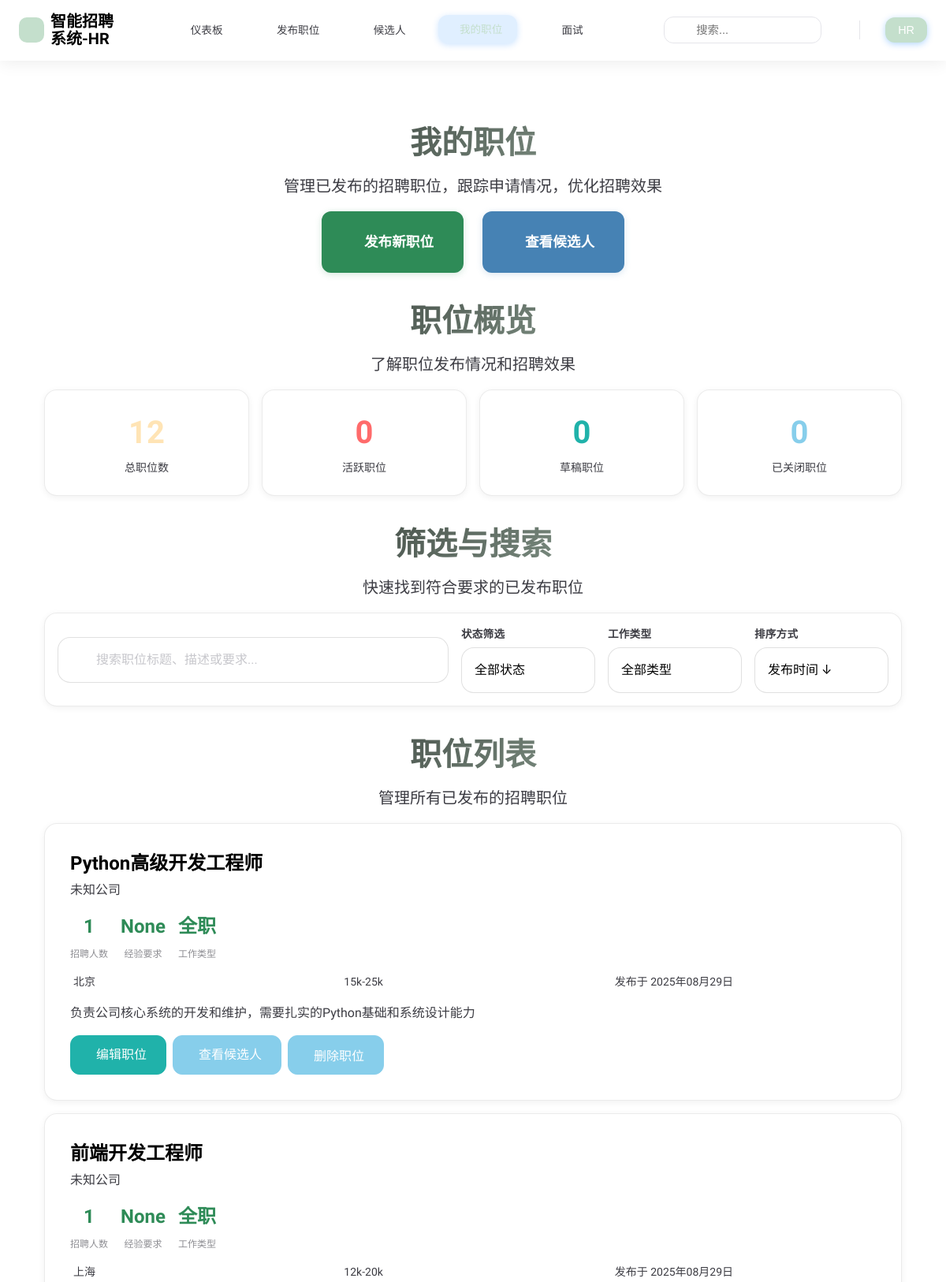
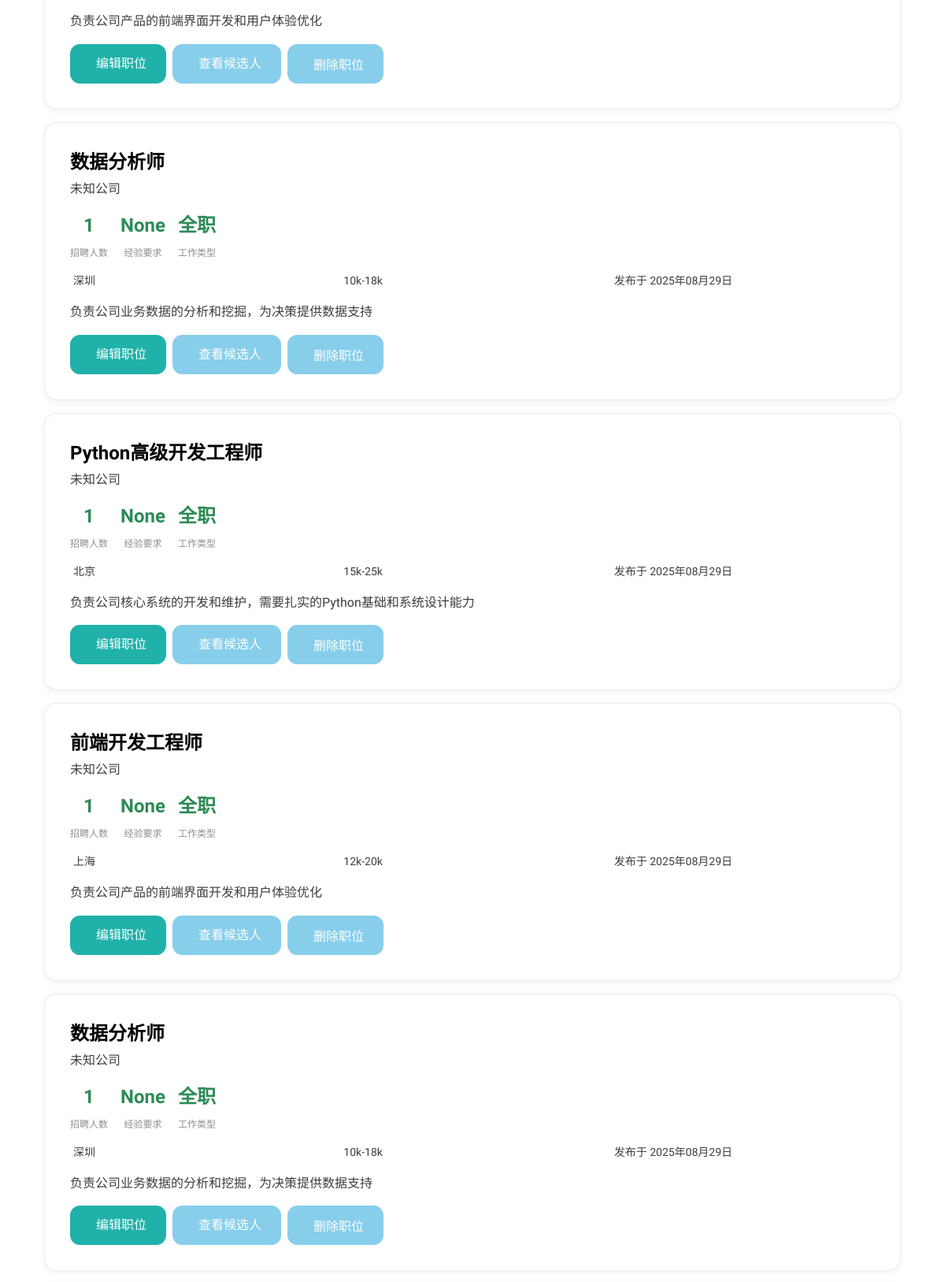
Page /smartrecruit/hr/recruitment/my_jobs (signed in, upper part) on the committed database (2 pictures, top to bottom).
### app/models.py (models this page shows)
class Job(db.Model):
    id = db.Column(db.Integer, primary_key=True)
    title = db.Column(db.String(100), nullable=False)
    company_name = db.Column(db.String(100), nullable=False, default='未知公司')
    location = db.Column(db.String(100), nullable=False)
    description = db.Column(db.Text, nullable=False)
    requirements = db.Column(db.Text, nullable=True)
    salary = db.Column(db.String(50), nullable=False)
    job_type = db.Column(db.String(20), nullable=True, default='全职')  # 全职、兼职、实习、远程
    experience_level = db.Column(db.String(20), nullable=True, default='不限')  # 初级、中级、高级、专家
    date_posted = db.Column(db.DateTime, nullable=False, default=datetime.utcnow)
    created_at = db.Column(db.DateTime, nullable=False, default=datetime.utcnow)
    user_id = db.Column(db.Integer, db.ForeignKey('user.id'), nullable=False)
    positions_needed = db.Column(db.Integer, nullable=False, default=1)
    min_age = db.Column(db.Integer)
    max_age = db.Column(db.Integer)
    education_requirement = db.Column(db.String(100))
    experience_years = db.Column(db.Integer)
    skills_required = db.Column(db.Text)
    benefits = db.Column(db.Text)
    contact_email = db.Column(db.String(120))
    contact_phone = db.Column(db.String(15))
    application_deadline = db.Column(db.DateTime)
    department = db.Column(db.String(100))

### smartrecruit_system/hr_module/recruitment.py (the view)
@recruitment_bp.route('/my_jobs')
def my_jobs():
    if g.user is None:
        flash('请先登录。', 'danger')
        return redirect(url_for('common.auth.sign'))
    jobs = Job.query.filter_by(user_id=g.user.id).all()
    return render_template('smartrecruit/hr/my_jobs_ios.html', jobs=jobs)

### app/templates/smartrecruit/hr/my_jobs_ios.html (shortened to what this page needs)
<!DOCTYPE html>
<html lang="zh-CN">
<head>
    <link rel="stylesheet" href="{{ url_for('static', filename='ios_hr_style.css') }}">
    <link rel="stylesheet" href="https://unicons.iconscout.com/release/v4.0.0/css/line.css">
</head>
<body>
    <nav class="ios-nav">
        <div class="ios-nav-container">
            <a href="{{ url_for('smartrecruit.hr.dashboard.hr_dashboard') }}" class="ios-nav-brand">
                <div class="ios-nav-brand-icon">
                </div>
                <span>智能招聘系统-HR</span>
            </a>
            <ul class="ios-nav-menu">
                <li class="ios-nav-item">
                    <a href="{{ url_for('smartrecruit.hr.dashboard.hr_dashboard') }}" class="ios-nav-link {{ 'active' if request.endpoint == 'smartrecruit.hr.dashboard.hr_dashboard' else '' }}">
                        <span class="ios-nav-text">仪表板</span>
                    </a>
                </li>
                <li class="ios-nav-item">
                    <a href="{{ url_for('smartrecruit.hr.recruitment.publish_recruitment') }}" class="ios-nav-link {{ 'active' if request.endpoint == 'smartrecruit.hr.recruitment.publish_recruitment' else '' }}">
                        <span class="ios-nav-text">发布职位</span>
                    </a>
                </li>
                <li class="ios-nav-item">
                    <a href="{{ url_for('smartrecruit.hr.dashboard.candidates') }}" class="ios-nav-link {{ 'active' if request.endpoint == 'smartrecruit.hr.dashboard.candidates' else '' }}">
                        <span class="ios-nav-text">候选人</span>
                    </a>
                </li>
                <li class="ios-nav-item">
                    <a href="{{ url_for('smartrecruit.hr.recruitment.my_jobs') }}" class="ios-nav-link {{ 'active' if request.endpoint == 'smartrecruit.hr.recruitment.my_jobs' else '' }}">
                        <span class="ios-nav-text">我的职位</span>
                    </a>
                </li>
                <li class="ios-nav-item">
                    <a href="{{ url_for('smartrecruit.hr.dashboard.interviews') }}" class="ios-nav-link {{ 'active' if request.endpoint == 'smartrecruit.hr.dashboard.interviews' else '' }}">
                        <span class="ios-nav-text">面试</span>
                    </a>
                </li>
            </ul>
            <div class="ios-nav-actions">
                <div class="ios-nav-search">
                    <input type="text" placeholder="搜索..." />
                </div>
                <button class="ios-nav-button" data-action="profile">
                    <span>HR</span>
                </button>
            </div>
        </div>
    </nav>
    <div class="ios-scroll-container">
        <section class="ios-section ios-jobs-hero">
            <div class="ios-container">
                <h1 class="ios-title ios-fade-in">我的职位</h1>
                <p class="ios-subtitle ios-fade-in">管理已发布的招聘职位，跟踪申请情况，优化招聘效果</p>
                <div class="ios-quick-actions ios-fade-in-up">
                    <a href="{{ url_for('smartrecruit.hr.recruitment.publish_recruitment') }}" class="ios-quick-action-btn primary">
                        发布新职位
                    </a>
                    <a href="{{ url_for('smartrecruit.hr.dashboard.candidates') }}" class="ios-quick-action-btn">
                        查看候选人
                    </a>
                </div>
            </div>
        </section>
        <section class="ios-section ios-stats-section">
            <div class="ios-container">
                <h2 class="ios-title ios-fade-in">职位概览</h2>
                <p class="ios-subtitle ios-fade-in">了解职位发布情况和招聘效果</p>
                <div class="ios-job-stats">
                    <div class="ios-job-stat-card ios-fade-in-up">
                        <div class="ios-job-stat-number">{{ jobs|length if jobs else 0 }}</div>
                        <div class="ios-job-stat-label">总职位数</div>
                    </div>
                    <div class="ios-job-stat-card ios-fade-in-up">
                        <div class="ios-job-stat-number">
                            {{ jobs|selectattr('status', 'equalto', 'active')|list|length if jobs else 0 }}
                        </div>
                        <div class="ios-job-stat-label">活跃职位</div>
                    </div>
                    <div class="ios-job-stat-card ios-fade-in-up">
                        <div class="ios-job-stat-number">
                            {{ jobs|selectattr('status', 'equalto', 'draft')|list|length if jobs else 0 }}
                        </div>
                        <div class="ios-job-stat-label">草稿职位</div>
                    </div>
                    <div class="ios-job-stat-card ios-fade-in-up">
                        <div class="ios-job-stat-number">
                            {{ jobs|selectattr('status', 'equalto', 'closed')|list|length if jobs else 0 }}
                        </div>
                        <div class="ios-job-stat-label">已关闭职位</div>
                    </div>
                </div>
            </div>
        </section>
        <section class="ios-section ios-stats-section">
            <div class="ios-container">
                <h2 class="ios-title ios-fade-in">筛选与搜索</h2>
                <p class="ios-subtitle ios-fade-in">快速找到符合要求的已发布职位</p>
                <div class="ios-filter-section ios-fade-in-up">
                    <div class="ios-filter-group">
                        <div class="ios-search-box">
                            <input type="text" class="ios-input" placeholder="搜索职位标题、描述或要求..." id="searchInput">
                        </div>
                        <div class="ios-filter-item">
                            <label class="ios-filter-label">状态筛选</label>
                            <select class="ios-input" id="statusFilter" style="min-width: 170px;">
                                <option value="">全部状态</option>
                            </select>
                        </div>
                        <div class="ios-filter-item">
                            <label class="ios-filter-label">工作类型</label>
                            <select class="ios-input" id="typeFilter" style="min-width: 170px;">
                                <option value="">全部类型</option>
                            </select>
                        </div>
                        <div class="ios-filter-item">
                            <label class="ios-filter-label">排序方式</label>
                            <select class="ios-input" id="sortFilter" style="min-width: 170px;">
                                <option value="date_desc">发布时间 ↓</option>
                            </select>
                        </div>
                    </div>
                </div>
            </div>
        </section>
        <section class="ios-section ios-jobs-list">
            <div class="ios-container">
                <h2 class="ios-title ios-fade-in">职位列表</h2>
                <p class="ios-subtitle ios-fade-in">管理所有已发布的招聘职位</p>
                {% if jobs %}
                    {% for job in jobs %}
                    <div class="ios-job-card ios-fade-in-up">
                        <div class="ios-job-header">
                            <div>
                                <div class="ios-job-title">{{ job.title }}</div>
                                <div class="ios-job-company">{{ job.company_name }}</div>
                            </div>
                            <span class="ios-job-status {{ job.status }}">
                            </span>
                        </div>
                        <div class="ios-job-metrics">
                            <div class="ios-job-metric">
                                <div class="ios-job-metric-value">{{ job.positions_needed|default(1) }}</div>
                                <div class="ios-job-metric-label">招聘人数</div>
                            </div>
                            <div class="ios-job-metric">
                                <div class="ios-job-metric-value">{{ job.experience_years|default('不限') }}</div>
                                <div class="ios-job-metric-label">经验要求</div>
                            </div>
                            <div class="ios-job-metric">
                                <div class="ios-job-metric-value">{{ job.job_type|default('全职') }}</div>
                                <div class="ios-job-metric-label">工作类型</div>
                            </div>
                        </div>
                        <div class="ios-job-details">
                            <div class="ios-job-detail">
                                <span>{{ job.location }}</span>
                            </div>
                            <div class="ios-job-detail">
                                <span>{{ job.salary }}</span>
                            </div>
                            <div class="ios-job-detail">
                                <span>发布于 {{ job.date_posted.strftime('%Y年%m月%d日') if job.date_posted else '未知' }}</span>
                            </div>
                        </div>
                        <div class="ios-job-description">
                            {{ job.description|truncate(200) }}
                        </div>
                        <div class="ios-job-actions">
                            <a href="{{ url_for('smartrecruit.hr.recruitment.edit_job', job_id=job.id) }}" class="ios-button">
                                编辑职位
                            </a>
                            <a href="{{ url_for('smartrecruit.hr.dashboard.candidates') }}" class="ios-button secondary">
                                查看候选人
                            </a>
                            <button class="ios-button secondary" onclick="deleteJob({{ job.id }})">
                                删除职位
                            </button>
                        </div>
                    </div>
                    {% endfor %}
                {% endif %}
            </div>
        </section>
    </div>    <script src="{{ url_for('static', filename='ios_hr_script.js') }}"></script>
</body>
</html>

### rows in the picture
Job: title "Python高级开发工程师", company_name "未知公司", positions_needed "1", experience_years "None", job_type "全职", location "北京", salary "15k-25k", date_posted "2025年08月29日", description "负责公司核心系统的开发和维护，需要扎实的Python基础和系统设计能力"
Job: title "前端开发工程师", company_name "未知公司", positions_needed "1", experience_years "None", job_type "全职", location "上海", salary "12k-20k", date_posted "2025年08月29日", description "负责公司产品的前端界面开发和用户体验优化"
Job: title "数据分析师", company_name "未知公司", positions_needed "1", experience_years "None", job_type "全职", location "深圳", salary "10k-18k", date_posted "2025年08月29日", description "负责公司业务数据的分析和挖掘，为决策提供数据支持"
Job: title "Python高级开发工程师", company_name "未知公司", positions_needed "1", experience_years "None", job_type "全职", location "北京", salary "15k-25k", date_posted "2025年08月29日", description "负责公司核心系统的开发和维护，需要扎实的Python基础和系统设计能力"
Job: title "前端开发工程师", company_name "未知公司", positions_needed "1", experience_years "None", job_type "全职", location "上海", salary "12k-20k", date_posted "2025年08月29日", description "负责公司产品的前端界面开发和用户体验优化"
Job: title "数据分析师", company_name "未知公司", positions_needed "1", experience_years "None", job_type "全职", location "深圳", salary "10k-18k", date_posted "2025年08月29日", description "负责公司业务数据的分析和挖掘，为决策提供数据支持"

### other values in the picture
{{ jobs|length if jobs else 0 }} "12"
